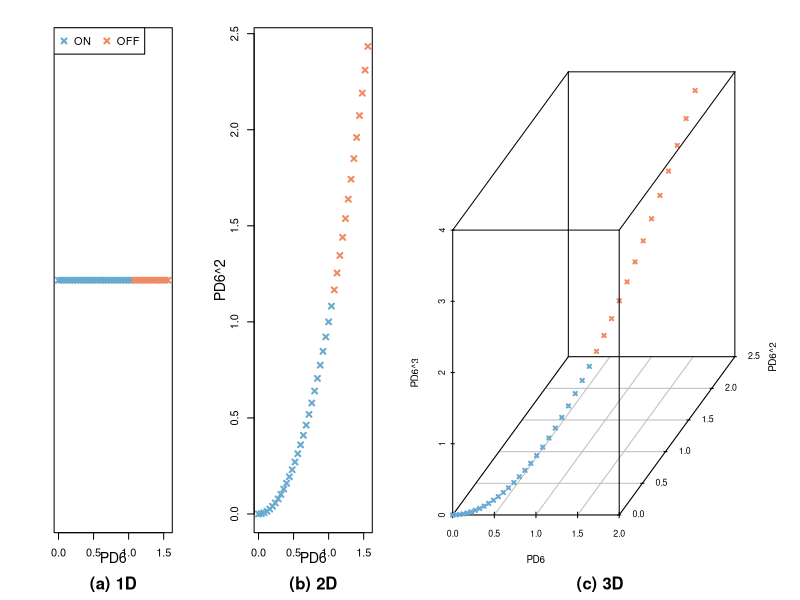

Source code (R):
# Plot an illustration of data in 1D, 2D, and 3D input spaces.

library("scatterplot3d")
library("RColorBrewer")
library("here")

# Flag to indicate if plots should be displayed or written to file.
WRITE_PNG = FALSE

# DPI, or dots per inch.
# A measure of the resolution of a printed document or digital scan.
DPI = 72 # 72 is fine for small plots. Use 144 for larger plots.

# Plot size.
PLOT_WIDTH_PX = 800
PLOT_HEIGHT_PX = 220

# Photodiode 6 elevation threshold for the Camera:
#   - FOV 18.63 deg (in lens specs) and 21 deg (in ICD)
#   - Elevation threshold is 90 deg - (FOV + margin) = 60 deg (1.0472 rad)
threshold = 1.0472

# Sequence of elevation angle readings from 0 deg to 90 deg.
# Values in radians.
elev_angles = seq(0, 90*pi/180, by=0.04)
elev_angles_squared = elev_angles^2
elev_angles_cubed = elev_angles^3

col_ON = '#67a9cf'
col_OFF = '#ef8a62'
pch = 4
lwd = 2

# Write to file or display the plot.
if(WRITE_PNG == TRUE){
  png(here('plots', 'feature_spaces.png'),
      height=PLOT_HEIGHT_PX, width=PLOT_WIDTH_PX, units='px', res=DPI)
}else{
  windows(height=PLOT_HEIGHT_PX/DPI, width=PLOT_WIDTH_PX/DPI)
}

# Remove title whitespace.
par(mar=c(5,4,2,2)+0.1)

# Place the 3 plots next to each other in a single row.
layout(matrix(c(1, 2, 3, 3), nrow=1, ncol=4, byrow = TRUE))

# 1D Feature Space.
plot(x = elev_angles,
     y = rep(0, times=length(elev_angles)),
     xlab = '',
     ylab = '',
     col = ifelse(elev_angles <= threshold, col_ON, col_OFF),
     yaxt = 'n', # no ticks on y axis, all ticks on x
     pch = pch, lwd = lwd,
)

# X label.
title(xlab='PD6', line=1.5, cex.lab=1.3)

# Plot title.
mtext('(a) 1D', side=1, line=3.5, cex=1, font=2)

# Legend.
legend("topleft", legend = c('ON', 'OFF'),
       col =  c(col_ON, col_OFF),
       pch = pch, pt.lwd = lwd,
       horiz = TRUE)

# 2D Feature Space.
plot(x = elev_angles,
     y = elev_angles_squared,
     xlab = '',
     ylab = '',
     col = ifelse(elev_angles <= threshold, col_ON, col_OFF),
     pch = pch, lwd = lwd,
)

# Labels
title(xlab='PD6', line=1.5, cex.lab=1.3)
title(ylab='PD6^2', line=2, cex.lab=1.3)

# Plot title.
mtext('(b) 2D', side=1, line=3.5, cex=1, font=2)

# 3D Feature Space.
scatterplot3d(x = elev_angles,
              y = elev_angles_squared,
              z = elev_angles_cubed,
              xlab = 'PD6',
              ylab = 'PD6^2',
              zlab = 'PD6^3',
              color = ifelse(elev_angles <= threshold, col_ON, col_OFF),
              pch = pch, lwd = lwd, cex.lab=0.9,
              grid = TRUE,
              box = TRUE)

mtext('(c) 3D', side=1, line=3.5, cex=1, font=2)

if(WRITE_PNG == TRUE){
  dev.off()
}
